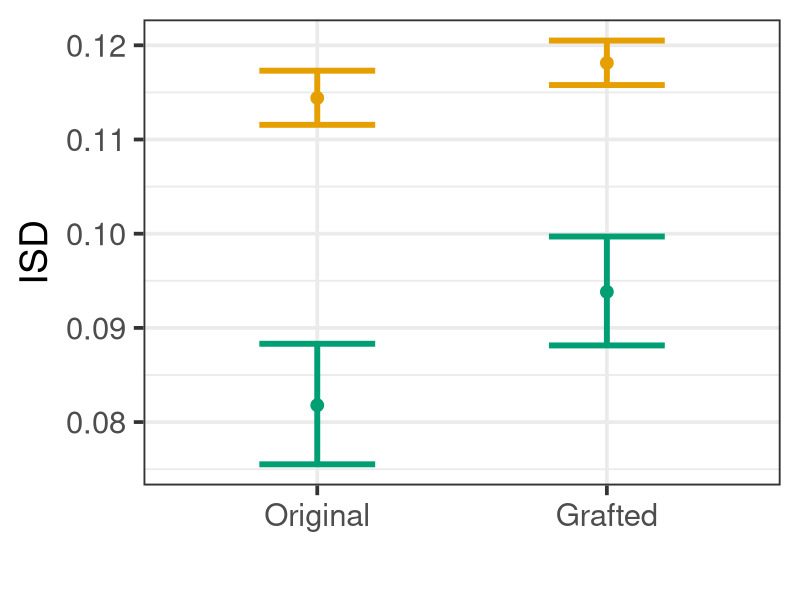
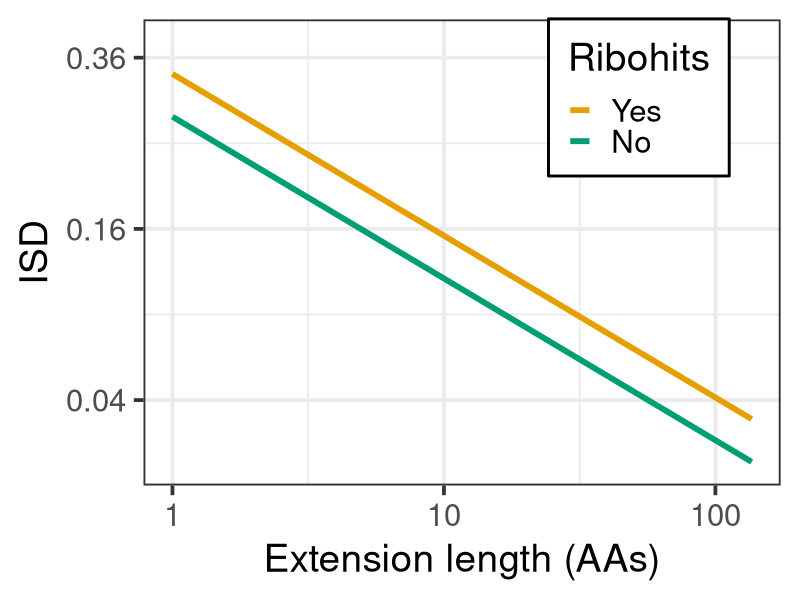
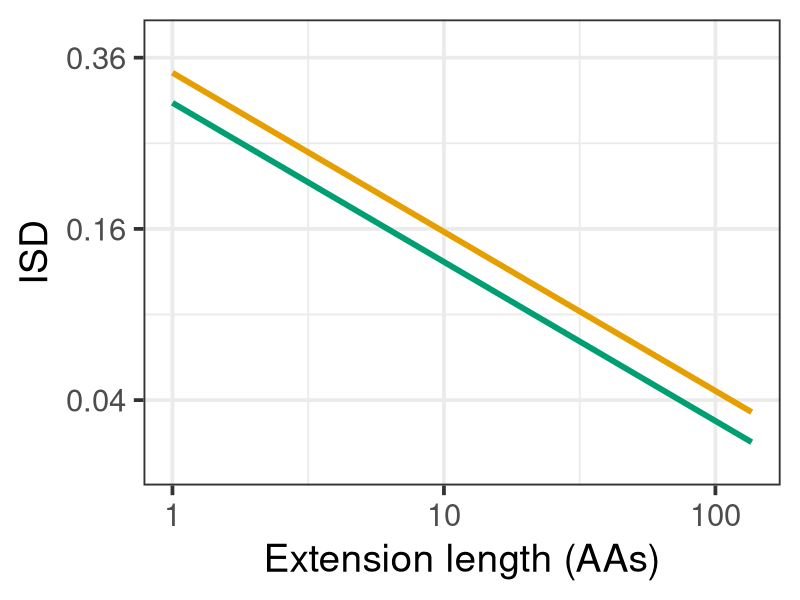

These figures' R source, in order:
# Figure 3 code.

# Load ribohits data.
ribohits.data <- read.table("Data/ribohits_data_7-8-19.tsv", header = T, sep = "\t", stringsAsFactors = F)

# Load packages.
library(tidyverse)
library(Hmisc)

# Turning ribohits into a factor.
ribohits.data$Ribohits.factor <- ifelse(ribohits.data$Ribohits.Binary == 1, "Yes", "No")
ribohits.data$Ribohits.factor <- factor(ribohits.data$Ribohits.factor, levels = c("Yes", "No"))

# Transforming ISD in frame.
ribohits.data$ISD.0.sqrt <- sqrt(ribohits.data$ISD.0.iupred2)

# Gather into ISD groups.
ribo.isd <-
  ribohits.data[ribohits.data$Fragile == 0,] %>%
  gather("ISD.0.sqrt", "ISD.grafted.sqrt", key = "Grafting", value = "ISD")

isd.data.weighted <- dplyr::group_by(ribo.isd, Grafting, Ribohits.factor) %>%
  dplyr::summarise(ISD.mean = wtd.mean(ISD, weights = Length.0, na.rm = T),
            ISD.sd = sqrt(wtd.var(ISD, weights = Length.0, na.rm = T)),
            ISD.N = length(ISD[!is.na(ISD)]),
            ISD.se = ISD.sd / sqrt(ISD.N))
isd.data.weighted$Grafting <- c("Original", "Original", "Grafted", "Grafted")
isd.data.weighted$Grafting <- factor(isd.data.weighted$Grafting, levels = c("Original", "Grafted"))
names(isd.data.weighted)[2] <- "Ribohits"

# Making figure 3 part A.
cbPalette <- c("#000000", "#E69F00", "#56B4E9", "#009E73", "#F0E442", "#0072B2", "#D55E00", "#CC79A7")
png(filename = "Scripts/Figures/ISD_0_g_weighted_7-25-19.png", width = 400, height = 400)
ggplot(data = isd.data.weighted,
       aes(x = Grafting,
           y = ISD.mean ^ 2,
           color = Ribohits)
) +
  geom_point(size = 4) +
  geom_errorbar(aes(ymin = (ISD.mean - ISD.se)^2, ymax = (ISD.mean + ISD.se)^2), width = 0.4, size = 2) +
  xlab("") +
  ylab("ISD") +
  #scale_y_continuous(limits = c(0.075, 0.205)) +
  scale_color_manual(values = cbPalette[c(2,4)]) +
  theme_bw(base_size = 28) +
  theme(legend.position = "none")
dev.off()

# Making figure 3 part B.
names(ribohits.data)[17] <- "Ribohits"
isd.0.lm <- lm(data = ribohits.data[ribohits.data$Fragile == 0,],
               formula = ISD.0.sqrt ~ Ribohits.Binary + log(Length.0),
               weights = Length.0)
isd.g.lm <- lm(data = ribohits.data[ribohits.data$Fragile == 0,],
               formula = ISD.grafted.sqrt ~ Ribohits.Binary + log(Length.0),
               weights = Length.0)

png(filename = "Scripts/Figures/ISD0_Length0_ribo_7-25-19.png", height = 400, width = 400)
ggplot(data = ribohits.data[ribohits.data$Fragile == 0,],
       aes(x = log(Length.0),
           y = sqrt(ISD.0.iupred2),
           color = Ribohits)) +
  stat_function(fun = function(x)0.53108-0.08208*x, geom = "line", aes(color = "No"), size = 2) +
  stat_function(fun = function(x)0.53108-0.08208*x+0.04996, geom = "line", aes(color = "Yes"), size = 2) +
  xlab("Extension length (AAs)") +
  ylab("ISD") +
  scale_x_continuous(breaks = log(c(1, 10, 100)),
                     labels = c(1, 10, 100)) +
  scale_y_continuous(breaks = sqrt(c(0.04, 0.16, 0.36)),
                     labels = c(0.04, 0.16, 0.36),
                     limits = c(0.125, 0.62)) +
  theme_bw(base_size = 28) +
  scale_color_manual(limits = c("Yes", "No"), values = cbPalette[c(2,4)]) +
  theme(legend.position = c(0.7775, 0.8325),
        legend.background = element_rect(fill = "white", size = 1, linetype = "solid", color = "black"))
dev.off()

png(filename = "Scripts/Figures/ISDg_Length0_ribo_7-25-19.png", height = 400, width = 400)
ggplot(data = ribohits.data[ribohits.data$Fragile == 0,],
       aes(x = log(Length.0),
           y = ISD.grafted.sqrt,
           color = Ribohits)) +
  stat_function(fun = function(x)0.547272-0.080698*x, geom = "line", aes(color = "No"), size = 2) +
  stat_function(fun = function(x)0.547272-0.080698*x+0.035126, geom = "line", aes(color = "Yes"), size = 2) +
  xlab("Extension length (AAs)") +
  ylab("ISD") +
  scale_x_continuous(breaks = log(c(1, 10, 100)),
                     labels = c(1, 10, 100)) +
  scale_y_continuous(breaks = sqrt(c(0.04, 0.16, 0.36)),
                     labels = c(0.04, 0.16, 0.36),
                     limits = c(0.125, 0.62)) +
  theme_bw(base_size = 28) +
  scale_color_manual(limits = c("Yes", "No"), values = cbPalette[c(2,4)]) +
  theme(legend.position = "none")
dev.off()
